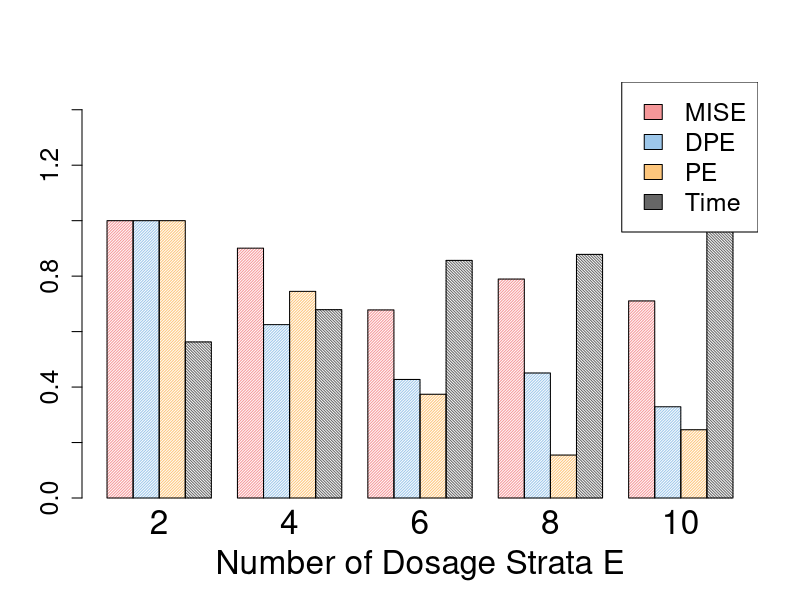

Generate this figure with R:
# Copyright (C) 2019  anonymised author, anonymised institution
#
# Permission is hereby granted, free of charge, to any person obtaining a copy of this software and associated
# documentation files (the "Software"), to deal in the Software without restriction, including without limitation
# the rights to use, copy, modify, merge, publish, distribute, sublicense, and/or sell copies of the Software,
# and to permit persons to whom the Software is furnished to do so, subject to the following conditions:
#
# The above copyright notice and this permission notice shall be included in all copies or substantial portions
#  of the Software.
#
# THE SOFTWARE IS PROVIDED "AS IS", WITHOUT WARRANTY OF ANY KIND, EXPRESS OR IMPLIED, INCLUDING BUT NOT LIMITED
# TO THE WARRANTIES OF MERCHANTABILITY, FITNESS FOR A PARTICULAR PURPOSE AND NONINFRINGEMENT. IN NO EVENT SHALL
# THE AUTHORS OR COPYRIGHT HOLDERS BE LIABLE FOR ANY CLAIM, DAMAGES OR OTHER LIABILITY, WHETHER IN AN ACTION OF
# CONTRACT, TORT OR OTHERWISE, ARISING FROM, OUT OF OR IN CONNECTION WITH THE SOFTWARE OR THE USE OR OTHER
# DEALINGS IN THE SOFTWARE.

# Computation time was extracted from the finished run outputs as follows:
# cat /path/to/drnet_icu3a10k2e_tarnet_mse_1/run_0/*.txt| grep time= |  awk '{print $9}' | grep time= | sed -e 's/time=\(.*\),.*score=.*/\1/' | awk -F : '{sum+=$1} END {print "AVG=",sum/NR}'
# cat /path/to/drnet_icu3a10k4e_tarnet_mse_1/run_0/*.txt| grep time= |  awk '{print $9}' | grep time= | sed -e 's/time=\(.*\),.*score=.*/\1/' | awk -F : '{sum+=$1} END {print "AVG=",sum/NR}'
# cat /path/to/drnet_icu3a10k6e_tarnet_mse_1/run_0/*.txt| grep time= |  awk '{print $9}' | grep time= | sed -e 's/time=\(.*\),.*score=.*/\1/' | awk -F : '{sum+=$1} END {print "AVG=",sum/NR}'
# cat /path/to/drnet_icu3a10k8e_tarnet_mse_1/run_0/*.txt| grep time= |  awk '{print $9}' | grep time= | sed -e 's/time=\(.*\),.*score=.*/\1/' | awk -F : '{sum+=$1} END {print "AVG=",sum/NR}'
# cat /path/to/drnet_icu3a10k10e_tarnet_mse_1/run_0/*.txt| grep time= |  awk '{print $9}' | grep time= | sed -e 's/time=\(.*\),.*score=.*/\1/' | awk -F : '{sum+=$1} END {print "AVG=",sum/NR}'

# The following numbers were extracted from the finished experiments using run_results.sh.
mise <- c(49.4, 44.5, 33.5, 39.0, 35.1)
dpe <- c(106.7, 66.7, 45.6, 48.1, 35.1)
pe <- c(136.9, 102.0, 51.2, 21.2, 33.7)
time <- c(496.605, 599.342, 756.101, 775.254, 882.568)

data <- t(cbind(mise, dpe, pe, time))
data <- t(apply(data, 1, function(x)(x/(max(x)))))
rownames(data) <- c("MISE", "DPE", "PE", "Time")
colnames(data) <- c(2, 4, 6, 8, 10)

colors <- c('#F59799', '#9DC7EA', '#FDC67C', '#666666')

pdf("strata.pdf", width=10, height=7)
barplot(data,
        col=colors ,
        density=c(50, 50, 50, 50),
        angle=c(45, 45, 45, -45),
        ylim=c(0, 1.5),
        beside=T, xlab="Number of Dosage Strata E",
        cex.axis=1.5, cex=2, cex.lab=2)
legend("topright", legend=rownames(data), cex=1.5,
       fill=colors, bty="o")
dev.off()